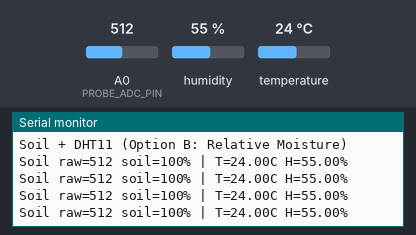
A sketch run on a simulated Arduino Uno, built with avr-gcc and run on an emulated ATmega328P. Parts: the last lines printed to the serial monitor. The inputs (shaded band) are chosen by the test bench; at power-on: A0 (PROBE_ADC_PIN) = 512, humidity 55 %, temperature 24 °C.

Above: at 2.7 s.
2.8 s: A0 (PROBE_ADC_PIN) set to 311
At 3.9 s:
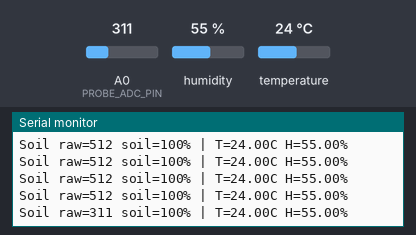
9.9 s: A0 (PROBE_ADC_PIN) set to 279
At 10.4 s:
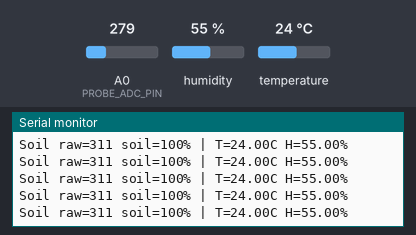
Timing chart, 0 to 12.9 s (numbered marks = the images above; inputs shaded):
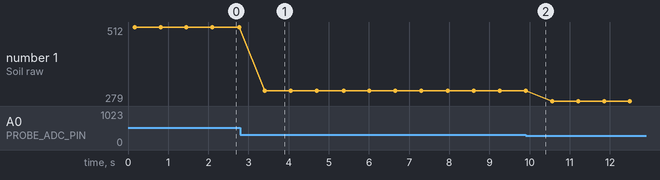

The sketch:

soil_moisture.ino
```cpp
#include <DHT.h>

// -------- DHT11 --------
#define DHTPIN 2
#define DHTTYPE DHT11
DHT dht(DHTPIN, DHTTYPE);

// -------- Soil Probe --------
// Wiring:
// D7 -> probe pin 1 (power control)
// A0 -> probe pin 2 (analog read)
// 10k resistor between A0 and GND
const int PROBE_POWER_PIN = 7;
const int PROBE_ADC_PIN   = A0;

// Your rover calibration (Option B)
int DRY_RAW = 41;    // air/dry
int WET_RAW = 298;   // wet reference

int readSoilRawAveraged(int samples = 25) {
  long sum = 0;

  digitalWrite(PROBE_POWER_PIN, HIGH);
  delay(15);

  for (int i = 0; i < samples; i++) {
    sum += analogRead(PROBE_ADC_PIN);
    delay(5);
  }

  digitalWrite(PROBE_POWER_PIN, LOW);
  return (int)(sum / samples);
}

int rawToPercent(int raw) {
  int low  = min(DRY_RAW, WET_RAW);
  int high = max(DRY_RAW, WET_RAW);
  raw = constrain(raw, low, high);

  float pct = 100.0f * (raw - DRY_RAW) / (float)(WET_RAW - DRY_RAW);
  if (pct < 0) pct = 0;
  if (pct > 100) pct = 100;
  return (int)(pct + 0.5f);
}

void setup() {
  Serial.begin(9600);

  pinMode(PROBE_POWER_PIN, OUTPUT);
  digitalWrite(PROBE_POWER_PIN, LOW);

  dht.begin();

  Serial.println("Soil + DHT11 (Option B: Relative Moisture)");
}

void loop() {
  int raw = readSoilRawAveraged(25);
  int soilPct = rawToPercent(raw);

  float t = dht.readTemperature();
  float h = dht.readHumidity();

  Serial.print("Soil raw=");
  Serial.print(raw);
  Serial.print(" soil=");
  Serial.print(soilPct);
  Serial.print("%");

  if (isnan(t) || isnan(h)) {
    Serial.println(" | DHT: failed");
  } else {
    Serial.print(" | T=");
    Serial.print(t);
    Serial.print("C H=");
    Serial.print(h);
    Serial.println("%");
  }

  delay(500);
}
```

Measured:
- after the input at 2.8 s, the serial monitor: prints a new line after 0.61 s (image 1)
- plotted number 1: 512 → 311 after the input at 2.8 s, 311 → 279 after the input at 9.9 s
